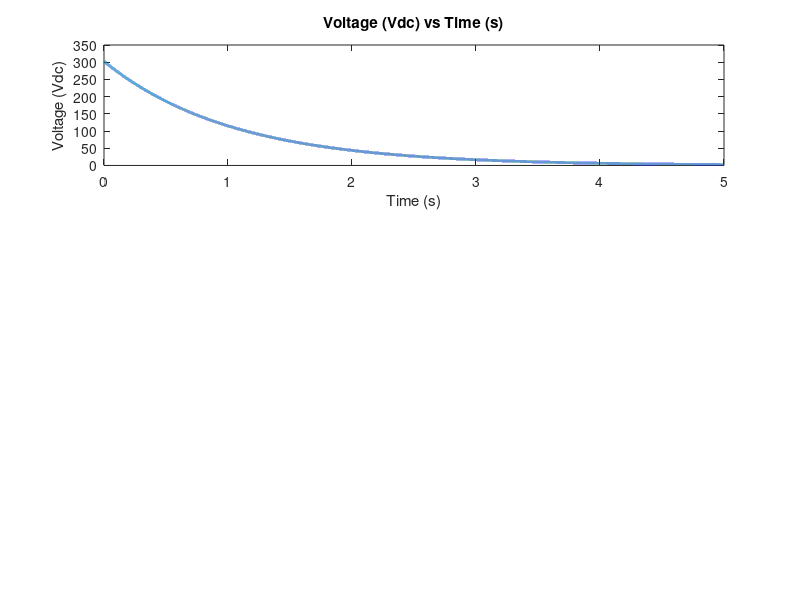

Write the MATLAB code that produced this figure. (Note: this script raises an error after producing the figure.)
% CAR PARAMS
v_s = 302.4; % Max pack voltage
r_d = 2350; % Discharge resistance
c_ts = 440E-6; % TS bus capacitance (mostly the MC)

% CALC SETTINGS
v_safe = 30;

% Initialize timescale
t = [0:0.0001:5];
RC = r_d * c_ts; % RC constant

% Bus voltage
v = v_s * exp(-t/RC);
subplot(3,1,1);
plot(t, v, 'LineWidth', 2.0);
title('Voltage (Vdc) vs Time (s)');
xlabel('Time (s)');
ylabel('Voltage (Vdc)');
% Find discharge complete
x = 1;
while(v(x) > v_safe)
	x = x + 1;
end
yline(v_safe,'-','Threshold', 'LineWidth', 1.5);
xline(t(x), 'LineWidth', 1.5);
fprintf('Discharge time (%.2f): %.2f seconds\n', v_safe, t(x));

% Current
i = v / r_d;
subplot(3,1,2);
plot(t, i, 'LineWidth', 2.0);
title('Current (Idc) vs Time (s)');
xlabel('Time (s)');
ylabel('Current (Idc)');
% Find average current
i_avg = mean(i);
yline(i_avg,'-','Average', 'LineWidth', 1.5);
fprintf('Discharge current (average): %.3f A\n', i_avg);

% Power
p = i.^2 * r_d;
subplot(3,1,3);
plot(t, p, 'LineWidth', 2.0);
title('Power (W) vs Time (s)');
xlabel('Time (s)');
ylabel('Power (W)');
% Find average power
p_avg = mean(p);
yline(p_avg,'-','Average', 'LineWidth', 1.5);
fprintf('Discharge power (average): %.2f W\n', p_avg);
fprintf('Discharge power (peak): %.2f W\n', p(1));
fprintf('Discharge energy: %.2f J\n', 0.5 * c_ts * v_s ^ 2);
